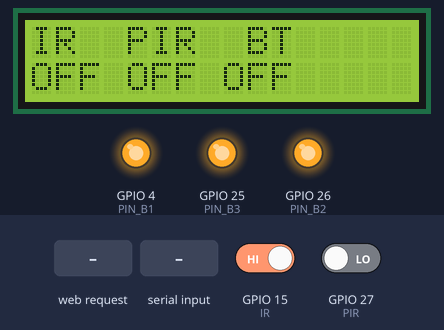
This sketch was run on a simulated ESP32. Parts: 16×2 character LCD, output pins drawn as LEDs (lit = HIGH). The test bench sets the inputs (shaded band); at power-on: GPIO 15 (IR) HIGH, GPIO 27 (PIR) LOW. WiFi joins after 1.5 s; servers stay silent unless stated; nothing arrives over Bluetooth unless stated; what the sketch prints to the serial monitor is not drawn.

Above: at 4.8 s.
4.9 s: HTTP request GET /B1ON received
At 6.8 s:
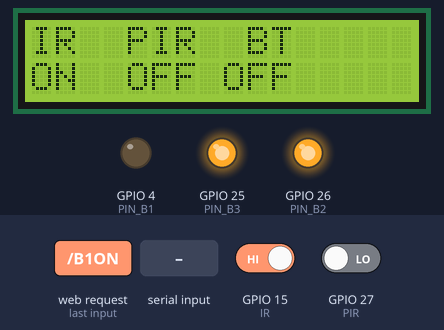
7.1 s: HTTP request GET /ALLON received
At 8.4 s:
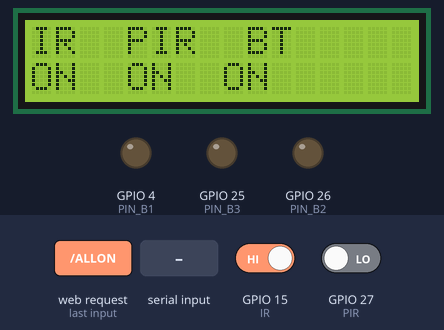
9.1 s: "B3OFF\n" received over the second serial link
At 10.8 s:
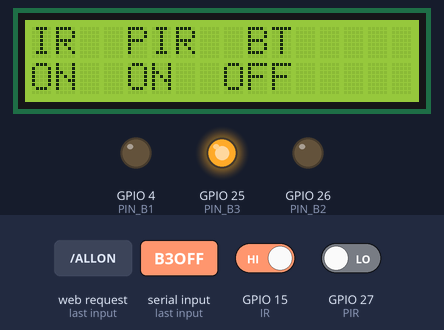
11.1 s: HTTP request GET /B1OFF received
At 12.6 s:
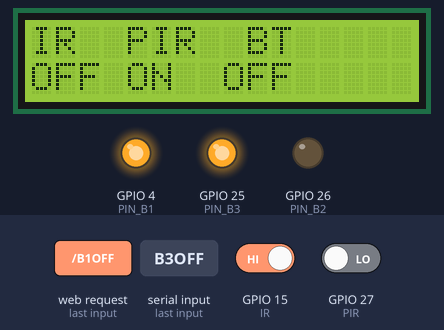
13.1 s: "B3ON\n" received over the second serial link
At 14.1 s:
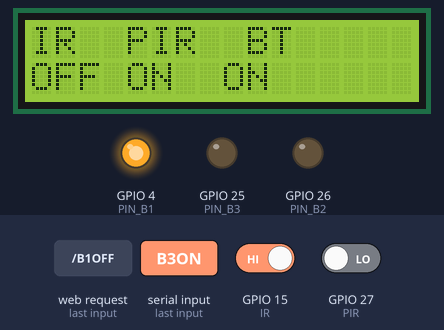
15.1 s: HTTP request GET /B2OFF received
At 16.9 s:
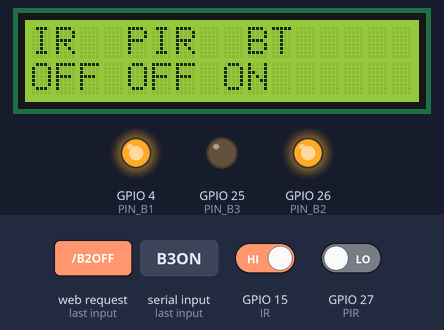
Timing chart, 0 to 18.1 s (numbered marks = the images above; inputs shaded):
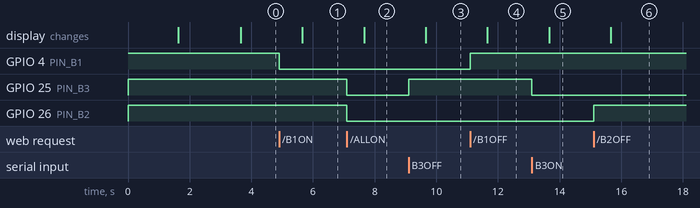

Measured:
- after the input at 4.9 s, GPIO 4 (PIN_B1): HIGH → LOW at once; the display: changes after 0.76 s (image 1)
- after the input at 7.1 s, GPIO 25 (PIN_B3), GPIO 26 (PIN_B2): HIGH → LOW at once; the display: changes after 0.56 s (image 2)
- after the input at 9.1 s, GPIO 25 (PIN_B3): LOW → HIGH at once; the display: changes after 0.56 s (image 3)
- after the input at 11.1 s, GPIO 4 (PIN_B1): LOW → HIGH at once; the display: changes after 0.56 s (image 4)
- after the input at 13.1 s, GPIO 25 (PIN_B3): HIGH → LOW at once; the display: changes after 0.56 s (image 5)
- after the input at 15.1 s, GPIO 26 (PIN_B2): LOW → HIGH at once; the display: changes after 0.56 s (image 6)

The sketch:

Final_Code.ino
```cpp
// IMPORTANT: In Arduino IDE, set Tools -> Partition Scheme to "Huge APP (3MB No OTA/1MB SPIFFS)".
// The default 1.2MB APP partition causes "text section exceeds available space in board" compile error.
// Use this partition setting before building/uploading this sketch on ESP32.

#include <WiFi.h>
#include <BluetoothSerial.h>
#include <Wire.h>
#include <LiquidCrystal_I2C.h>

#define IR 15
#define PIR 27

#define PIN_B1 4
#define PIN_B2 26
#define PIN_B3 25

const char* ssid     = "Jio";
const char* password = "5@ty3ndr@BOSE";

WiFiServer server(80);
BluetoothSerial SerialBT;
LiquidCrystal_I2C lcd(0x27, 16, 2);

bool bulb1On = false;
bool bulb2On = false;
bool bulb3On = false;

const unsigned long ON_TIME = 60000;   // 1 minute
unsigned long timerB1 = 0;
unsigned long timerB2 = 0;

unsigned long lcdTimer = 0;

#include "functions.h"
#include "wifi_handling.h"

void setup() {
  Serial.begin(115200);

  pinMode(IR, INPUT);
  pinMode(PIR, INPUT);

  pinMode(PIN_B1, OUTPUT);
  pinMode(PIN_B2, OUTPUT);
  pinMode(PIN_B3, OUTPUT);

  digitalWrite(PIN_B1, HIGH);
  digitalWrite(PIN_B2, HIGH);
  digitalWrite(PIN_B3, HIGH);

  //lcd
  lcd.init();
  lcd.backlight();
  lcd.clear();
  lcd.setCursor(0,0);
  lcd.print("Smart Bulb System");

  ///BT
  SerialBT.begin("ESP32_SMART_HOME");
  Serial.println("Bluetooth Ready");

  //WiFi
  WiFi.mode(WIFI_STA); //enables to connect wifi
  WiFi.setSleep(false); //keeps the esp32 awake
  WiFi.begin(ssid, password);

  lcd.setCursor(0,1);
  lcd.print("Connecting WiFi");

  while (WiFi.status() != WL_CONNECTED) {
    delay(500);
    Serial.print(".");
  }

  Serial.println("\nWiFi Connected");
  server.begin();

  lcd.clear();
  lcd.setCursor(0,0);
  lcd.print("WiFi Connected");
  lcd.setCursor(0,1);
  lcd.print(WiFi.localIP());
  delay(2000);
  lcd.clear();
}

void loop() {
  handleIR();
  handlePIR();
  handleBluetooth();
  handleWiFi();
  handleTimers();
  updateLCD();
}
```

functions.h
```cpp
#ifndef FUNCTIONS_H
#define FUNCTIONS_H

void handleIR() {
  if (digitalRead(IR) == LOW) {
    bulb1On = true;
    timerB1 = millis();
    digitalWrite(PIN_B1, LOW);
  }
}

void handlePIR() {
  if (digitalRead(PIR) == HIGH) {
    bulb2On = true;
    timerB2 = millis();
    digitalWrite(PIN_B2, LOW);
  }
}

void handleBluetooth() {
  if (SerialBT.available()) {
    String cmd = SerialBT.readStringUntil('\n');
    cmd.trim();

    if (cmd == "B3ON") {
      bulb3On = true;
      digitalWrite(PIN_B3, LOW);
      SerialBT.println("B3 ON");
    }
    else if (cmd == "B3OFF") {
      bulb3On = false;
      digitalWrite(PIN_B3, HIGH);
      SerialBT.println("B3 OFF");
    }
  }
}

void handleTimers() {
  if (bulb1On && millis() - timerB1 >= ON_TIME) {
    bulb1On = false;
    digitalWrite(PIN_B1, HIGH);
  }

  if (bulb2On && millis() - timerB2 >= ON_TIME) {
    bulb2On = false;
    digitalWrite(PIN_B2, HIGH);
  }
}

void updateLCD() {
  if (millis() - lcdTimer < 1000) return;
  lcdTimer = millis();

  lcd.clear();
  lcd.setCursor(0,0);
  lcd.print("IR  PIR  BT");

  lcd.setCursor(0,1);
  lcd.print(bulb1On ? "ON " : "OFF");
  lcd.print(" ");
  lcd.print(bulb2On ? "ON " : "OFF");
  lcd.print(" ");
  lcd.print(bulb3On ? "ON " : "OFF");
}

#endif
```

wifi_handling.h
```cpp
#ifndef WIFI_HANDLING_H
#define WIFI_HANDLING_H

void handleWiFi() {
  WiFiClient client = server.available();
  if (!client) return;

  String request = client.readStringUntil('\r');
  client.flush();
  Serial.println("WEB REQ: " + request);

  // Bulb control
  if (request.indexOf("GET /B1ON") >= 0) {
    bulb1On = true;
    timerB1 = millis();
    digitalWrite(PIN_B1, LOW);
  }
  if (request.indexOf("GET /B1OFF") >= 0) {
    bulb1On = false;
    digitalWrite(PIN_B1, HIGH);
  }

  if (request.indexOf("GET /B2ON") >= 0) {
    bulb2On = true;
    timerB2 = millis();
    digitalWrite(PIN_B2, LOW);
  }
  if (request.indexOf("GET /B2OFF") >= 0) {
    bulb2On = false;
    digitalWrite(PIN_B2, HIGH);
  }

  if (request.indexOf("GET /B3ON") >= 0) {
    bulb3On = true;
    digitalWrite(PIN_B3, LOW);
  }
  if (request.indexOf("GET /B3OFF") >= 0) {
    bulb3On = false;
    digitalWrite(PIN_B3, HIGH);
  }

  if (request.indexOf("GET /ALLON") >= 0) {
    bulb1On = bulb2On = bulb3On = true;
    timerB1 = timerB2 = millis();
    digitalWrite(PIN_B1, LOW);
    digitalWrite(PIN_B2, LOW);
    digitalWrite(PIN_B3, LOW);
  }
  if (request.indexOf("GET /ALLOFF") >= 0) {
    bulb1On = bulb2On = bulb3On = false;
    digitalWrite(PIN_B1, HIGH);
    digitalWrite(PIN_B2, HIGH);
    digitalWrite(PIN_B3, HIGH);
  }

  // ---------- HTML GUI ----------
  client.println("HTTP/1.1 200 OK");
  client.println("Content-Type:text/html");
  client.println();

  String html = "<!DOCTYPE html><html><head><meta charset='UTF-8'><meta name='viewport' content='width=device-width,initial-scale=1'>";
  html += "<title>Smart Lighting</title>";
  html += "<link href='https://fonts.googleapis.com/css2?family=Rajdhani:wght@400;600;700&display=swap' rel='stylesheet'>";
  html += "<style>";
  html += "*{margin:0;padding:0;box-sizing:border-box}";
  html += "body{background:#090d18;color:#e0e6f0;font-family:'Rajdhani',sans-serif;min-height:100vh;display:flex;flex-direction:column;align-items:center;padding:32px 16px}";
  html += "h1{font-size:1.5rem;font-weight:700;letter-spacing:5px;text-transform:uppercase;color:#60a5fa;margin-bottom:4px}";
  html += ".sub{font-size:0.72rem;letter-spacing:3px;color:#334155;margin-bottom:30px;text-transform:uppercase}";
  html += ".grid{display:grid;grid-template-columns:repeat(auto-fit,minmax(215px,1fr));gap:14px;width:100%;max-width:760px}";
  html += ".card{background:#0f172a;border:1px solid #1e3a5f;border-radius:14px;padding:22px 18px;display:flex;flex-direction:column;gap:16px;transition:border-color .3s}";
  html += ".card:hover{border-color:#3b82f6}";
  html += ".card-top{display:flex;align-items:center;gap:12px}";
  html += ".dot{width:11px;height:11px;border-radius:50%;flex-shrink:0;transition:box-shadow .4s}";
  html += ".on{background:#22c55e;box-shadow:0 0 10px #22c55e,0 0 20px #16a34a55}";
  html += ".off{background:#1e293b;box-shadow:none}";
  html += ".info .name{font-size:1.05rem;font-weight:700;letter-spacing:2px;color:#cbd5e1}";
  html += ".info .mode{font-size:0.68rem;letter-spacing:1.5px;color:#334155;text-transform:uppercase;margin-top:2px}";
  html += ".btns{display:flex;gap:8px}";
  html += "a{text-decoration:none;flex:1}";
  html += ".btn{width:100%;padding:10px 0;border:none;border-radius:8px;font-family:'Rajdhani',sans-serif;font-size:0.88rem;font-weight:700;letter-spacing:2px;cursor:pointer;transition:all .2s}";
  html += ".bon{background:linear-gradient(135deg,#1d4ed8,#2563eb);color:#fff}";
  html += ".bon:hover{background:linear-gradient(135deg,#2563eb,#3b82f6);box-shadow:0 0 14px #3b82f655}";
  html += ".boff{background:#1e293b;color:#475569;border:1px solid #1e3a5f}";
  html += ".boff:hover{background:#263347;color:#94a3b8}";
  html += ".act{box-shadow:0 0 12px rgba(59,130,246,.45)}";
  html += ".master{display:flex;gap:12px;width:100%;max-width:760px;margin-top:6px}";
  html += ".master a{flex:1}";
  html += ".master .btn{padding:13px 0;font-size:0.95rem;letter-spacing:3px}";
  html += ".allon{background:linear-gradient(135deg,#064e3b,#059669);color:#d1fae5}";
  html += ".allon:hover{box-shadow:0 0 16px #05966955}";
  html += ".alloff{background:#0f172a;color:#475569;border:1px solid #1e3a5f}";
  html += ".footer{margin-top:28px;font-size:0.65rem;letter-spacing:3px;color:#1e293b;text-transform:uppercase}";
  html += "</style></head><body>";
  html += "<h1>&#9729; Smart Lighting</h1><p class='sub'>ESP32 Control Panel</p>";
  html += "<div class='grid'>";

  html += "<div class='card'><div class='card-top'><div class='dot " + String(bulb1On ? "on" : "off") + "'></div>";
  html += "<div class='info'><div class='name'>BULB B1</div><div class='mode'>IR + Ultrasonic</div></div></div>";
  html += "<div class='btns'><a href='/B1ON'><button class='btn bon" + String(bulb1On ? " act" : "") + "'>ON</button></a>";
  html += "<a href='/B1OFF'><button class='btn boff" + String(!bulb1On ? " act" : "") + "'>OFF</button></a></div></div>";

  html += "<div class='card'><div class='card-top'><div class='dot " + String(bulb2On ? "on" : "off") + "'></div>";
  html += "<div class='info'><div class='name'>BULB B2</div><div class='mode'>PIR Motion</div></div></div>";
  html += "<div class='btns'><a href='/B2ON'><button class='btn bon" + String(bulb2On ? " act" : "") + "'>ON</button></a>";
  html += "<a href='/B2OFF'><button class='btn boff" + String(!bulb2On ? " act" : "") + "'>OFF</button></a></div></div>";

  html += "<div class='card'><div class='card-top'><div class='dot " + String(bulb3On ? "on" : "off") + "'></div>";
  html += "<div class='info'><div class='name'>BULB B3</div><div class='mode'>Bluetooth</div></div></div>";
  html += "<div class='btns'><a href='/B3ON'><button class='btn bon" + String(bulb3On ? " act" : "") + "'>ON</button></a>";
  html += "<a href='/B3OFF'><button class='btn boff" + String(!bulb3On ? " act" : "") + "'>OFF</button></a></div></div>";

  html += "</div>";
  html += "<div class='master'><a href='/ALLON'><button class='btn allon'>&#9889; ALL ON</button></a>";
  html += "<a href='/ALLOFF'><button class='btn alloff'>ALL OFF</button></a></div>";
  html += "<p class='footer'>ESP32 Smart Lighting v1.0</p>";
  html += "</body></html>";
  client.println(html);
  client.stop();
}

#endif
```
